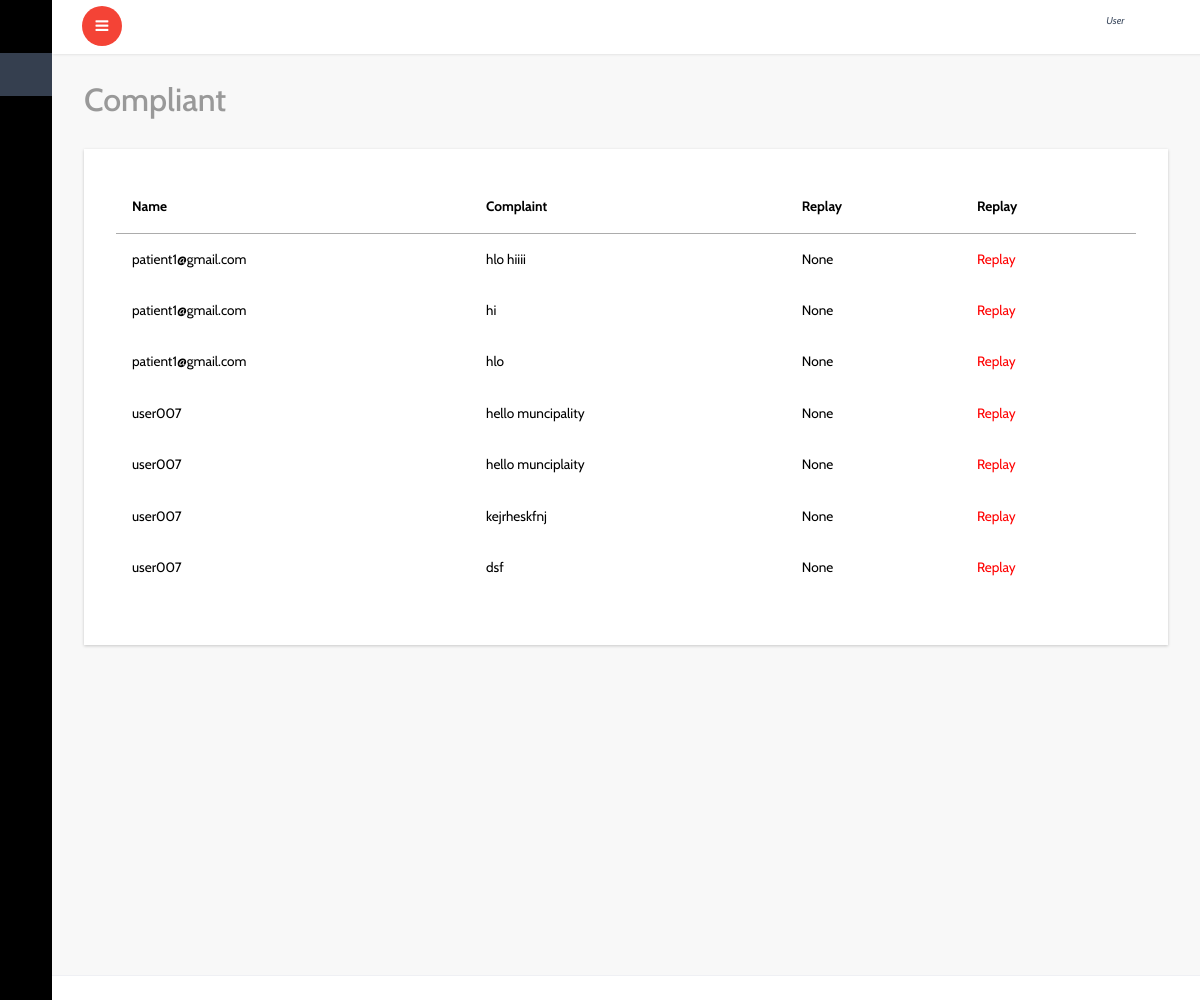
The app's page /patient/dmo_complaint/ with its own data.
### patient/models.py (models this page shows, shortened)
class Complaint(models.Model):
    user=models.ForeignKey(User,on_delete=models.CASCADE,blank=True,null=True)
    center=models.ForeignKey(Center,on_delete=models.CASCADE,blank=True,null=True)
    home=models.ForeignKey(Home,on_delete=models.CASCADE,blank=True,null=True)
    complaint=models.TextField()
    replay=models.TextField(blank=True,null=True)
    created_date=models.DateTimeField(default=datetime.utcnow,blank=True,null=True)
    replay_date=models.DateTimeField(default=utc_tomorrow,blank=True,null=True)
    solved='solved'
    un_solved='un_solved'
    solve_statuses=[
        ('solved',solved),
        ('un_solved',un_solved)
    ]
    solve_status=models.CharField(max_length=20,choices=solve_statuses,default=un_solved)
    replay_status=models.BooleanField(default=False)

### patient/views.py (the view)
# urls.py: path('dmo_complaint/',views.dmo_complaint,name='dmo_complaint'),
def dmo_complaint(request):
    c=Complaint()
    futuredate = datetime.now() + timedelta(days=1)
    print(futuredate)
    now = datetime.now()
    print(now)
    print(c.replay_date)
    if Complaint.objects.filter(replay_status=False) or Complaint.objects.filter(replay_date=now):
        com=Complaint.objects.all()
        return render(request,'dmo/dmo_complaint_view.html',{'com':com})
    return render(request,'dmo/dmo_complaint_view.html')

### patient/models.py (called while the page is built)
def utc_tomorrow():
    return datetime.utcnow() + timedelta(days=1)

### templates/dmo/dmo_complaint_view.html (shortened to what this page needs)
{% extends 'dashboard/index.html' %}
{% block content %}
{% if com %}
			<div id="page-wrapper">
				<div class="graphs">
					<h3 class="blank1">Compliant</h3>
					 <div class="xs tabls">
						<div class="bs-example4" data-example-id="contextual-table">
                            <table class="table">
                                <thead>
                                    <tr>
                                      <th>Name</th>
                                      <th>Complaint</th>
                                      <th>Replay</th>
                                        <th>Replay</th>
                                    </tr>
                                </thead>
                                <tbody>
                                    {% for l in com %}
                                    <tr>
                                        <td>{{l.user}}</td>
                                        <td>{{l.complaint}}</td>
                                        <td>{{l.replay}}</td>
                                        <td><a href="{% url 'complaint_replay' l.id %}" style="color: red;">Replay</a></td>
                                    </tr>
                                    {% endfor %}
                                </tbody>
                            </table>
					   </div>
						</div>
						</div>
					</div>
        {% else %}
        <br>
        <h2>No Complaint Found</h2>
        {% endif %}
		{% endblock %}

### records on screen
Complaint: user "patient1@gmail.com", complaint "hlo hiiii", replay "None"
Complaint: user "patient1@gmail.com", complaint "hi", replay "None"
Complaint: user "patient1@gmail.com", complaint "hlo", replay "None"
Complaint: user "user007", complaint "hello muncipality", replay "None"
Complaint: user "user007", complaint "hello munciplaity", replay "None"
Complaint: user "user007", complaint "kejrheskfnj", replay "None"
Complaint: user "user007", complaint "dsf", replay "None"
